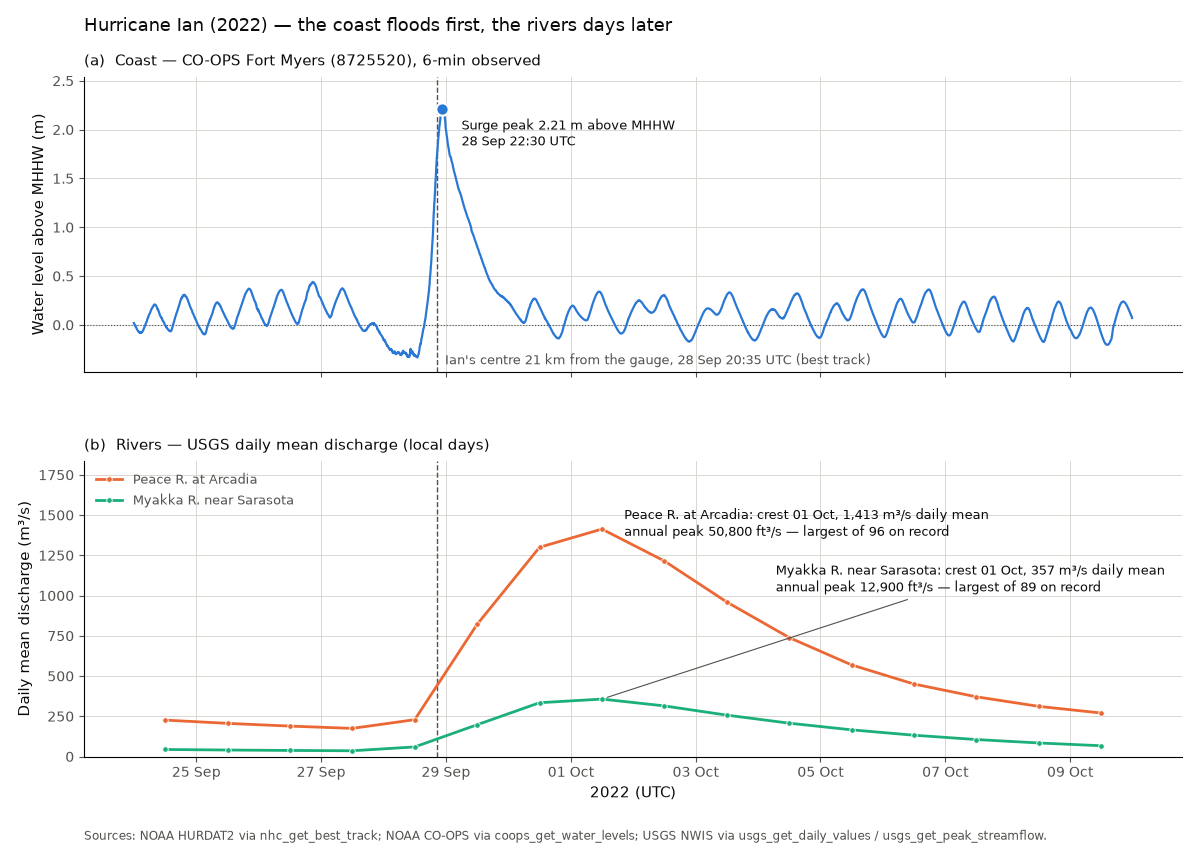

Here is the Python script that generated this plot:
#!/usr/bin/env python3
"""Hurricane Ian: the coast floods first, the rivers days later.

Ian's surge hit the Fort Myers tide gauge within hours of landfall on
2022-09-28. Inland, the rain it dropped took days to drain: the Peace and
Myakka rivers crested on 2022-10-01 at the largest annual peaks in their
records. This example puts both on one timeline.

It spawns three ocean-mcp servers as MCP stdio subprocesses (the same
`uv run` lines as .mcp.json) and chains these tool calls:

  1. nhc-mcp    nhc_get_best_track         Ian's HURDAT2 track (AL092022)
  2. coops-mcp  coops_get_station          Fort Myers gauge position
  3. coops-mcp  coops_get_water_levels     Fort Myers water level above MHHW
  4. usgs-mcp   usgs_get_daily_values      daily mean discharge, per river
  5. usgs-mcp   usgs_get_peak_streamflow   annual peak record, per river

The best track is used to find when Ian's centre passed closest to each
gauge; nothing here hard-codes the landfall time.

Verified against the live services (2026-10-03)
-----------------------------------------------
Peace River at SR 70 at Arcadia (02296750): daily mean 49,900 ft3/s on
2022-10-01, up from 6,170 on 2022-09-27; annual peak 50,800 ft3/s, the
largest in the record (previous: 43,000 historic estimate, 1912; 36,200,
1933). Myakka River near SR 72 near Sarasota (02298830): daily mean 12,600
ft3/s on 2022-10-01; annual peak 12,900 ft3/s, the largest in the record
(previous: 11,100, 2003). Both Ian peaks carry USGS peak code 9 (hurricane).
USGS daily means are for local (EDT) days, not UTC days.

Usage
-----
    python3 examples/ian_coast_to_river_flooding.py

Requires: mcp, matplotlib, numpy; `uv` on PATH (servers launched with
`uv run --directory ...`, same as .mcp.json).
"""

from __future__ import annotations

import argparse
import asyncio
import json
import math
import re
import shutil
import sys
from datetime import datetime, timedelta
from pathlib import Path
from typing import Any

from mcp import ClientSession, StdioServerParameters
from mcp.client.stdio import stdio_client

REPO_ROOT = Path(__file__).resolve().parent.parent
TIME_FMT = "%Y-%m-%d %H:%M"  # CO-OPS emits this exact format
CALL_TIMEOUT_S = 240.0
CFS_TO_CMS = 0.0283168

STORM_ID = "AL092022"
COAST_STATION = "8725520"  # Fort Myers, FL
RIVERS = (
    ("02296750", "Peace R. at Arcadia"),
    ("02298830", "Myakka R. near Sarasota"),
)
START, END = "2022-09-24", "2022-10-09"

SERIES_1 = "#2a78d6"  # blue   — categorical slot 1 (Fort Myers water level)
SERIES_2 = "#eb6834"  # orange — categorical slot 2 (Peace River)
SERIES_3 = "#1baf7a"  # aqua   — categorical slot 3 (Myakka River)
INK = "#0b0b0b"
MUTED = "#52514e"
GRID = "#d8d7d2"


# --------------------------------------------------------------------------- #
# MCP plumbing (same pattern as the other MCP examples)
# --------------------------------------------------------------------------- #
def _uv() -> str:
    """Locate the `uv` launcher (same one .mcp.json relies on)."""
    found = shutil.which("uv")
    if found:
        return found
    fallback = Path.home() / "miniconda3" / "bin" / "uv"
    if fallback.exists():
        return str(fallback)
    sys.exit("error: `uv` not found on PATH — needed to launch the MCP servers.")


async def call_mcp_tool(
    server_dir: str,
    module: str,
    tool_name: str,
    arguments: dict[str, Any],
) -> str:
    """Spawn one ocean-mcp server over stdio, call a single tool, return its text."""
    params = StdioServerParameters(
        command=_uv(),
        args=[
            "run",
            "--directory",
            str(REPO_ROOT / server_dir),
            "python",
            "-m",
            module,
        ],
    )
    async with stdio_client(params) as (read, write):
        async with ClientSession(read, write) as session:
            await asyncio.wait_for(session.initialize(), timeout=60.0)
            result = await asyncio.wait_for(
                session.call_tool(tool_name, arguments=arguments),
                timeout=CALL_TIMEOUT_S,
            )
    if not result.content:
        raise RuntimeError(f"{tool_name} returned no content")
    text = getattr(result.content[0], "text", "")
    if result.isError:
        raise RuntimeError(f"{tool_name} reported an error:\n{text}")
    return text


def _parse_json_or_die(text: str, what: str) -> Any:
    """Tool returned JSON on success, or a plain-text error message on failure."""
    try:
        return json.loads(text)
    except json.JSONDecodeError:
        sys.exit(f"\n{what} did not return JSON — the tool said:\n\n{text}\n")


def _search_or_die(pattern: str, text: str, what: str) -> float:
    """Pull one number out of a markdown-only tool response."""
    m = re.search(pattern, text)
    if not m:
        sys.exit(f"\nCould not read {what} — the tool said:\n\n{text}\n")
    return float(m.group(1))


# --------------------------------------------------------------------------- #
# Track geometry
# --------------------------------------------------------------------------- #
def _km(lat1: float, lon1: float, lat2: float, lon2: float) -> float:
    """Great-circle distance in km."""
    p1, p2 = math.radians(lat1), math.radians(lat2)
    dp, dl = p2 - p1, math.radians(lon2 - lon1)
    a = math.sin(dp / 2) ** 2 + math.cos(p1) * math.cos(p2) * math.sin(dl / 2) ** 2
    return 6371.0 * 2 * math.asin(math.sqrt(a))


def closest_approach(
    track: list[tuple[datetime, float, float]], lat: float, lon: float
) -> tuple[datetime, float]:
    """Time and distance of the track's closest pass, interpolated every 10 min."""
    best = (track[0][0], float("inf"))
    for (t0, la0, lo0), (t1, la1, lo1) in zip(track, track[1:]):
        steps = max(1, int((t1 - t0).total_seconds() // 600))
        for k in range(steps + 1):
            f = k / steps
            t = t0 + (t1 - t0) * f
            d = _km(la0 + (la1 - la0) * f, lo0 + (lo1 - lo0) * f, lat, lon)
            if d < best[1]:
                best = (t, d)
    return best


# --------------------------------------------------------------------------- #
# Plot
# --------------------------------------------------------------------------- #
def make_plot(
    coast_t: list[datetime],
    coast_v: list[float],
    coast_peak: tuple[datetime, float],
    pass_time: datetime,
    pass_km: float,
    rivers: list[dict[str, Any]],
    out_path: Path,
) -> None:
    """Top: Fort Myers water level above MHHW. Bottom: river daily mean flow.

    figsize (12, 8.5) at dpi=100 -> 1200x850 px, under the 1600 px rule.
    """
    import matplotlib

    matplotlib.use("Agg")
    import matplotlib.dates as mdates
    import matplotlib.pyplot as plt

    fig, (ax1, ax2) = plt.subplots(
        2, 1, figsize=(12, 8.5), sharex=True, gridspec_kw={"hspace": 0.3}
    )
    for ax in (ax1, ax2):
        ax.grid(True, color=GRID, lw=0.7)
        ax.tick_params(colors=MUTED)
        for side in ("top", "right"):
            ax.spines[side].set_visible(False)
        ax.axvline(pass_time, color=MUTED, lw=1, ls="--", zorder=2)

    # ---- (a) the coast ------------------------------------------------------ #
    ax1.plot(coast_t, coast_v, color=SERIES_1, lw=1.6, zorder=3)
    ax1.axhline(0, color=MUTED, lw=0.8, ls=":")
    pk_t, pk_v = coast_peak
    ax1.set_ylim(min(coast_v) - 0.15, pk_v * 1.15)
    ax1.plot(
        [pk_t],
        [pk_v],
        marker="o",
        ms=9,
        color=SERIES_1,
        mec="white",
        mew=1.6,
        zorder=5,
    )
    ax1.annotate(
        f"Surge peak {pk_v:.2f} m above MHHW\n{pk_t:%d %b %H:%M} UTC",
        xy=(pk_t, pk_v),
        xytext=(14, -6),
        textcoords="offset points",
        fontsize=9.5,
        color=INK,
        va="top",
    )
    ax1.text(
        pass_time,
        ax1.get_ylim()[0] + 0.05,
        f"  Ian's centre {pass_km:.0f} km from the gauge, "
        f"{pass_time:%d %b %H:%M} UTC (best track)",
        fontsize=9,
        color=MUTED,
        va="bottom",
    )
    ax1.set_ylabel("Water level above MHHW (m)", fontsize=11, color=INK)
    ax1.set_title(
        f"(a)  Coast — CO-OPS Fort Myers ({COAST_STATION}), 6-min observed",
        fontsize=11,
        color=INK,
        loc="left",
        pad=8,
    )

    # ---- (b) the rivers ----------------------------------------------------- #
    colors = (SERIES_2, SERIES_3)
    # Label placement: the first river's label sits beside its crest; the
    # second's goes in the open upper right (axes fraction) with a leader line,
    # clear of the first river's recession limb.
    label_at = (None, (0.63, 0.60))
    for river, color, at in zip(rivers, colors, label_at):
        days = [d + timedelta(hours=12) for d in river["days"]]  # mid-day
        ax2.plot(
            days,
            river["cms"],
            color=color,
            lw=2,
            marker="o",
            ms=4,
            mec="white",
            mew=0.6,
            label=river["label"],
            zorder=3,
        )
        i = river["cms"].index(max(river["cms"]))
        if river["rank"] == 1:
            record = f"largest of {river['n_peaks']} on record"
        else:
            record = f"rank {river['rank']} of {river['n_peaks']} on record"
        ax2.annotate(
            f"{river['label']}: crest {river['days'][i]:%d %b}, "
            f"{river['cms'][i]:,.0f} m³/s daily mean\n"
            f"annual peak {river['peak_cfs']:,.0f} ft³/s — {record}",
            xy=(days[i], river["cms"][i]),
            xytext=(16, 4) if at is None else at,
            textcoords="offset points" if at is None else "axes fraction",
            fontsize=9.5,
            color=INK,
            va="center",
            arrowprops=None
            if at is None
            else dict(arrowstyle="-", color=MUTED, lw=0.8, shrinkB=4),
        )
    ax2.set_ylim(0, max(max(r["cms"]) for r in rivers) * 1.3)
    ax2.set_ylabel("Daily mean discharge (m³/s)", fontsize=11, color=INK)
    ax2.set_title(
        "(b)  Rivers — USGS daily mean discharge (local days)",
        fontsize=11,
        color=INK,
        loc="left",
        pad=8,
    )
    ax2.legend(loc="upper left", fontsize=9.5, frameon=False, labelcolor=MUTED)
    ax2.xaxis.set_major_locator(mdates.DayLocator(interval=2))
    ax2.xaxis.set_major_formatter(mdates.DateFormatter("%d %b"))
    ax2.set_xlabel("2022 (UTC)", fontsize=11, color=INK)

    fig.suptitle(
        "Hurricane Ian (2022) — the coast floods first, the rivers days later",
        fontsize=13,
        color=INK,
        x=0.07,
        ha="left",
    )
    fig.text(
        0.07,
        0.012,
        "Sources: NOAA HURDAT2 via nhc_get_best_track; NOAA CO-OPS via "
        "coops_get_water_levels; USGS NWIS via usgs_get_daily_values / "
        "usgs_get_peak_streamflow.",
        fontsize=8.5,
        color=MUTED,
        ha="left",
    )
    fig.subplots_adjust(left=0.07, right=0.985, top=0.91, bottom=0.11)
    fig.savefig(out_path, dpi=100, facecolor="white")
    plt.close(fig)


# --------------------------------------------------------------------------- #
# Main
# --------------------------------------------------------------------------- #
async def run(args: argparse.Namespace) -> int:
    out_dir = Path(args.out_dir)
    out_dir.mkdir(parents=True, exist_ok=True)
    n_calls = 3 + 2 * len(RIVERS)
    step = 0

    def say(msg: str) -> None:
        nonlocal step
        step += 1
        print(f"[{step}/{n_calls}] {msg}")

    # ---- 1. Best track ------------------------------------------------------ #
    say(f"MCP → nhc-mcp   : nhc_get_best_track ({STORM_ID})")
    bt = _parse_json_or_die(
        await call_mcp_tool(
            "servers/nhc-mcp",
            "nhc_mcp",
            "nhc_get_best_track",
            {"storm_id": STORM_ID, "response_format": "json"},
        ),
        "nhc_get_best_track",
    )
    track = [
        (datetime.strptime(p["datetime"], "%Y%m%d %H%M UTC"), p["lat"], p["lon"])
        for p in bt.get("track_points", [])
    ]
    if len(track) < 2:
        sys.exit("Best track returned too few points.")
    print(f"      {len(track)} track points, source {bt.get('source')}")

    # ---- 2. Fort Myers gauge position -------------------------------------- #
    say(f"MCP → coops-mcp : coops_get_station ({COAST_STATION})")
    info = await call_mcp_tool(
        "servers/coops-mcp",
        "coops_mcp",
        "coops_get_station",
        {"station_id": COAST_STATION},
    )
    lat = _search_or_die(r"\*\*Latitude\*\*:\s*([-\d.]+)", info, "station latitude")
    lon = _search_or_die(r"\*\*Longitude\*\*:\s*([-\d.]+)", info, "station longitude")
    pass_time, pass_km = closest_approach(track, lat, lon)
    print(f"      closest approach {pass_time:%Y-%m-%d %H:%M} UTC, {pass_km:.0f} km")

    # ---- 3. Fort Myers water level above MHHW ------------------------------ #
    say(f"MCP → coops-mcp : coops_get_water_levels ({COAST_STATION}, MHHW, 6-min)")
    coops = _parse_json_or_die(
        await call_mcp_tool(
            "servers/coops-mcp",
            "coops_mcp",
            "coops_get_water_levels",
            {
                "station_id": COAST_STATION,
                "begin_date": START,
                "end_date": END,
                "datum": "MHHW",
                "units": "metric",
                "interval": "6",
                "time_zone": "gmt",
                "response_format": "json",
                "max_records": 5000,
            },
        ),
        "coops_get_water_levels",
    )
    coast: list[tuple[datetime, float]] = []
    for rec in coops.get("data", {}).get("data", []):
        try:
            coast.append((datetime.strptime(rec["t"], TIME_FMT), float(rec["v"])))
        except (KeyError, TypeError, ValueError):
            continue
    if not coast:
        sys.exit(f"CO-OPS returned no usable observations for {COAST_STATION}.")
    coast_peak = max(coast, key=lambda p: p[1])
    print(
        f"      {len(coast)} obs; peak {coast_peak[1]:.3f} m above MHHW at "
        f"{coast_peak[0]:%Y-%m-%d %H:%M} UTC"
    )

    # ---- 4-5. Rivers -------------------------------------------------------- #
    rivers: list[dict[str, Any]] = []
    for site, label in RIVERS:
        say(f"MCP → usgs-mcp  : usgs_get_daily_values ({site}, discharge)")
        dv = _parse_json_or_die(
            await call_mcp_tool(
                "servers/usgs-mcp",
                "usgs_mcp",
                "usgs_get_daily_values",
                {
                    "site_number": site,
                    "start_date": START,
                    "end_date": END,
                    "parameter_code": "00060",
                    "response_format": "json",
                },
            ),
            "usgs_get_daily_values",
        )
        series = dv["data"]["value"]["timeSeries"][0]
        days, cms = [], []
        for v in series["values"][0]["value"]:
            q = float(v["value"])
            if q <= -999999:
                continue
            days.append(datetime.strptime(v["dateTime"][:10], "%Y-%m-%d"))
            cms.append(q * CFS_TO_CMS)
        if not days:
            sys.exit(f"USGS returned no daily values for {site}.")

        say(f"MCP → usgs-mcp  : usgs_get_peak_streamflow ({site})")
        peaks = _parse_json_or_die(
            await call_mcp_tool(
                "servers/usgs-mcp",
                "usgs_mcp",
                "usgs_get_peak_streamflow",
                {"site_number": site, "response_format": "json"},
            ),
            "usgs_get_peak_streamflow",
        )
        annual = [
            (p["peak_dt"], float(p["peak_va"]), p.get("peak_cd", ""))
            for p in peaks
            if p.get("peak_va", "").strip()
        ]
        ian = [a for a in annual if START <= a[0] <= END]
        if not ian:
            sys.exit(f"No annual peak inside {START}..{END} for {site}.")
        peak_dt, peak_cfs, peak_cd = max(ian, key=lambda a: a[1])
        rank = 1 + sum(1 for a in annual if a[1] > peak_cfs)
        i = cms.index(max(cms))
        print(
            f"      {series['sourceInfo']['siteName']}: crest {days[i]:%Y-%m-%d} "
            f"({max(cms) / CFS_TO_CMS:,.0f} ft3/s daily mean); annual peak "
            f"{peak_cfs:,.0f} ft3/s on {peak_dt}, rank {rank} of {len(annual)}"
        )
        rivers.append(
            {
                "site": site,
                "label": label,
                "site_name": series["sourceInfo"]["siteName"],
                "days": days,
                "cms": cms,
                "peak_dt": peak_dt,
                "peak_cfs": peak_cfs,
                "peak_cd": peak_cd,
                "rank": rank,
                "n_peaks": len(annual),
            }
        )

    stem = "ian_coast_to_river_flooding"
    png = out_dir / f"{stem}.png"
    make_plot(
        [t for t, _ in coast],
        [v for _, v in coast],
        coast_peak,
        pass_time,
        pass_km,
        rivers,
        png,
    )
    (out_dir / f"{stem}.json").write_text(
        json.dumps(
            {
                "storm_id": STORM_ID,
                "window": [START, END],
                "coast": {
                    "station_id": COAST_STATION,
                    "datum": "MHHW",
                    "lat": lat,
                    "lon": lon,
                    "closest_approach_utc": pass_time.strftime(TIME_FMT),
                    "closest_approach_km": round(pass_km, 1),
                    "peak_m_above_mhhw": coast_peak[1],
                    "peak_time_utc": coast_peak[0].strftime(TIME_FMT),
                },
                "rivers": [
                    {
                        "site": r["site"],
                        "site_name": r["site_name"],
                        "annual_peak": {
                            "date": r["peak_dt"],
                            "discharge_cfs": r["peak_cfs"],
                            "peak_code": r["peak_cd"],
                            "rank": r["rank"],
                            "n_annual_peaks": r["n_peaks"],
                        },
                        "daily_mean_cms": {
                            d.strftime("%Y-%m-%d"): round(q, 1)
                            for d, q in zip(r["days"], r["cms"])
                        },
                    }
                    for r in rivers
                ],
            },
            indent=2,
        )
    )
    print(f"\nwrote {png}\nwrote {out_dir / f'{stem}.json'}")
    return 0


def main() -> int:
    p = argparse.ArgumentParser(description=__doc__.splitlines()[0])
    p.add_argument(
        "--out-dir",
        default=str(Path(__file__).resolve().parent),
        help="Where to write the PNG and JSON (default: examples/).",
    )
    return asyncio.run(run(p.parse_args()))


if __name__ == "__main__":
    raise SystemExit(main())
